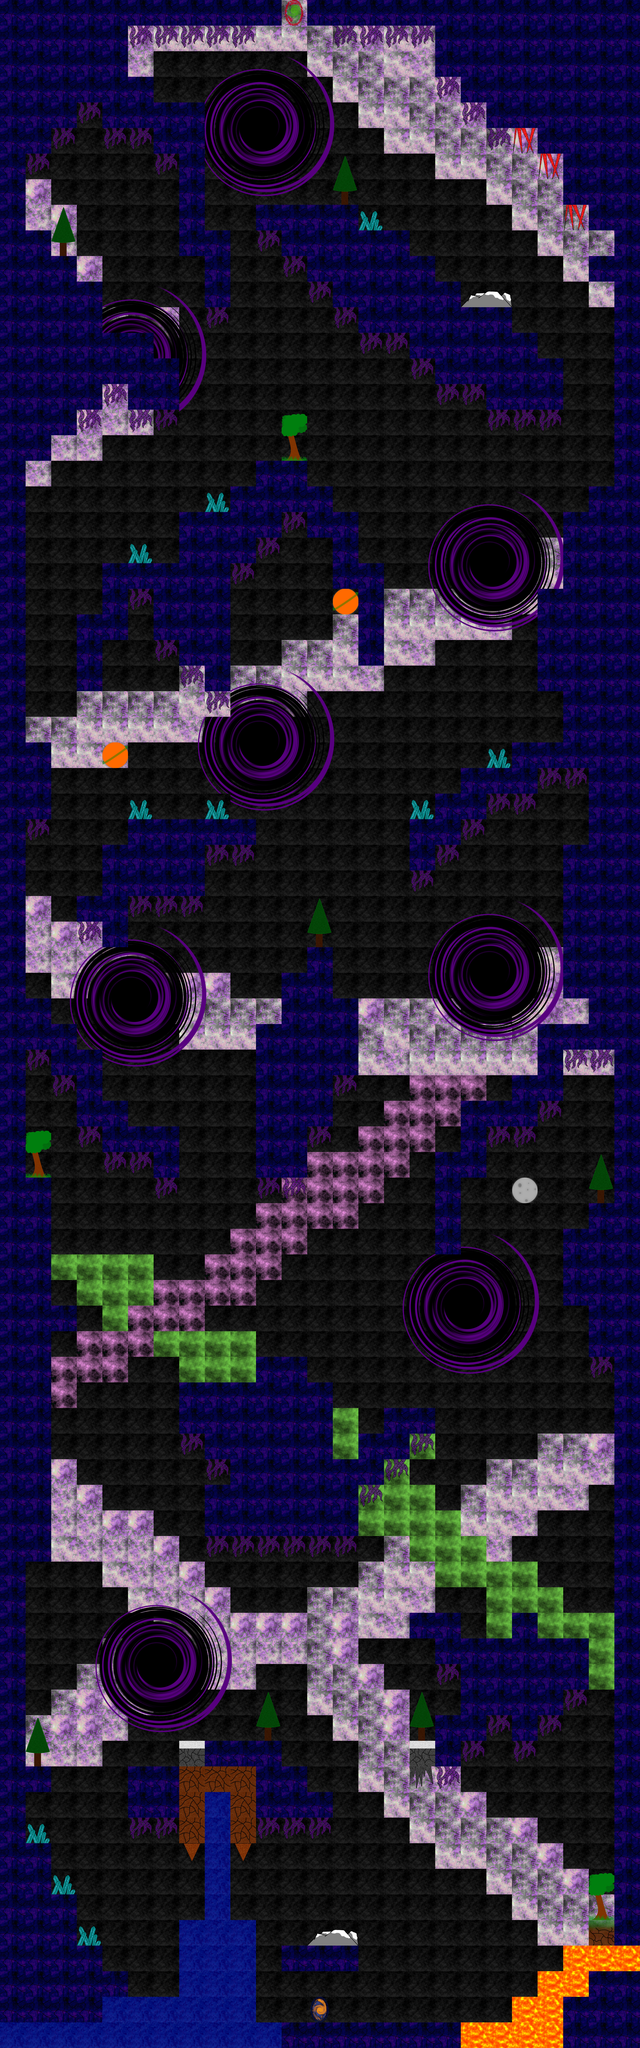

This game map was drawn from its Tiled (.tmx) file and the tilesets committed beside it. A one-line description and the trimmed map source follow:
An orthogonal 25x80 tile map with 128x128 px tiles, 2 tile layers (Background, Main), 3 tilesets and 206 objects.

<map version="1.0" orientation="orthogonal" renderorder="right-down" width="25" height="80" tilewidth="128" tileheight="128" nextobjectid="329">
 <tileset firstgid="1" name="GTile" tilewidth="128" tileheight="128" tilecount="64" columns="8">
  <image source="../GTileSheet.png" width="1024" height="1024" />
 </tileset>
 <tileset firstgid="65" name="BlackHole" tilewidth="128" tileheight="128" tilecount="64" columns="8">
  <image source="../Textures/BlackHole.png" width="1024" height="1024" />
 </tileset>
 <tileset firstgid="129" name="SpaceRip" tilewidth="128" tileheight="128" tilecount="4" columns="2">
  <image source="../Textures/SpaceTimeRip.png" width="256" height="256" />
 </tileset>
 <layer name="Background" width="25" height="80">
  <data>[2000 cells, 2000 non-empty, 7 distinct tile ids]</data>
 </layer>
 <layer name="Main" width="25" height="80">
  <data>[2000 cells, 1158 non-empty, 66 distinct tile ids]</data>
 </layer>
 <objectgroup name="Ground">
  <object id="2" x="0" y="0" width="128" height="10240" />
  <object id="3" x="128" y="0" width="1280" height="128" />
  <object id="5" x="1536" y="0" width="1664" height="128" />
  <object id="6" x="2176" y="128" width="1024" height="256" />
  <object id="7" x="2304" y="384" width="896" height="128" />
  <object id="8" x="2432" y="512" width="768" height="128" />
  <object id="10" x="2688" y="640" width="512" height="128" />
  <object id="11" x="2816" y="768" width="384" height="256" />
  <object id="13" x="2944" y="1024" width="256" height="128" />
  <object id="14" x="2944" y="1280" width="256" height="128" />
  <object id="15" x="3072" y="1152" width="128" height="128" />
  <object id="16" x="3072" y="1408" width="128" height="8832" />
  <object id="17" x="2944" y="2432" width="128" height="2816" />
  <object id="18" x="2816" y="4224" width="128" height="768" />
  <object id="19" x="2816" y="2560" width="128" height="1280" />
  <object id="20" x="2688" y="2944" width="128" height="512" />
  <object id="21" x="2560" y="3712" width="256" height="128" />
  <object id="22" x="2304" y="3840" width="384" height="128" />
  <object id="23" x="2176" y="3968" width="256" height="128" />
  <object id="24" x="2048" y="4096" width="256" height="128" />
  <object id="25" x="2048" y="4224" width="128" height="128" />
  <object id="26" x="2688" y="5120" width="256" height="128" />
  <object id="27" x="2688" y="5248" width="128" height="256" />
  <object id="28" x="2560" y="5376" width="128" height="256" />
  <object id="29" x="2432" y="5504" width="128" height="128" />
  <object id="30" x="2944" y="6016" width="128" height="768" />
  <object id="31" x="2816" y="6144" width="128" height="384" />
  <object id="32" x="2944" y="9856" width="128" height="384" />
  <object id="33" x="2816" y="9984" width="128" height="256" />
  <object id="34" x="128" y="10112" width="2176" height="128" />
  <object id="35" x="128" y="9216" width="128" height="896" />
  <object id="36" x="256" y="9472" width="128" height="640" />
  <object id="37" x="384" y="9728" width="128" height="384" />
  <object id="38" x="512" y="9856" width="128" height="128" />
  <object id="39" x="128" y="8832" width="128" height="128" />
  <object id="40" x="640" y="8832" width="384" height="256" />
  <object id="42" x="1152" y="8960" width="512" height="128" />
  <object id="44" x="2048" y="8064" width="256" height="128" />
  <object id="45" x="2176" y="8192" width="768" height="128" />
  <object id="46" x="2560" y="8064" width="128" height="128" />
  <object id="47" x="2304" y="8320" width="512" height="256" />
  <object id="48" x="2816" y="8320" width="128" height="128" />
  <object id="49" x="2176" y="8576" width="256" height="128" />
  <object id="50" x="2176" y="8704" width="128" height="128" />
  <object id="51" x="2560" y="8576" width="128" height="128" />
  <object id="52" x="2944" y="9600" width="128" height="128" />
  <object id="53" x="1024" y="7424" width="768" height="256" />
  <object id="54" x="896" y="6912" width="768" height="256" />
  <object id="55" x="1280" y="6784" width="256" height="128" />
  <object id="57" x="1024" y="7168" width="640" height="128" />
  <object id="58" x="1152" y="7296" width="768" height="128" />
  <object id="59" x="1792" y="7168" width="256" height="128" />
  <object id="60" x="1920" y="7040" width="256" height="128" />
  <object id="61" x="1280" y="5120" width="256" height="768" />
  <object id="62" x="1408" y="4864" width="256" height="256" />
  <object id="63" x="1536" y="5120" width="128" height="384" />
  <object id="64" x="1536" y="5504" width="128" height="128" />
  <object id="65" x="1664" y="4992" width="128" height="384" />
  <object id="66" x="1536" y="4736" width="128" height="128" />
  <object id="67" x="128" y="4992" width="128" height="256" />
  <object id="68" x="256" y="5120" width="128" height="256" />
  <object id="69" x="384" y="5248" width="128" height="384" />
  <object id="70" x="512" y="5504" width="128" height="256" />
  <object id="71" x="640" y="5632" width="256" height="128" />
  <object id="72" x="768" y="5760" width="128" height="128" />
  <object id="73" x="128" y="5888" width="128" height="1920" />
  <object id="74" x="256" y="6528" width="128" height="128" />
  <object id="75" x="2048" y="8704" width="128" height="128" />
  <object id="76" x="640" y="4096" width="640" height="128" />
  <object id="77" x="512" y="4224" width="512" height="256" />
  <object id="78" x="512" y="4480" width="128" height="128" />
  <object id="79" x="384" y="4480" width="128" height="128" />
  <object id="80" x="512" y="4608" width="128" height="128" />
  <object id="81" x="128" y="3712" width="128" height="384" />
  <object id="82" x="640" y="2816" width="512" height="128" />
  <object id="83" x="768" y="2944" width="384" height="256" />
  <object id="84" x="1024" y="3200" width="128" height="128" />
  <object id="85" x="1024" y="3328" width="128" height="128" />
  <object id="86" x="896" y="3200" width="128" height="128" />
  <object id="87" x="896" y="2560" width="384" height="256" />
  <object id="88" x="1280" y="2432" width="256" height="128" />
  <object id="89" x="1280" y="2560" width="128" height="128" />
  <object id="90" x="1152" y="2432" width="128" height="128" />
  <object id="91" x="1280" y="2304" width="256" height="128" />
  <object id="92" x="128" y="1152" width="128" height="1152" />
  <object id="93" x="256" y="1280" width="128" height="896" />
  <object id="94" x="384" y="1408" width="128" height="640" />
  <object id="95" x="512" y="1664" width="256" height="256" />
  <object id="96" x="768" y="1792" width="128" height="256" />
  <object id="97" x="640" y="1920" width="128" height="128" />
  <object id="98" x="128" y="128" width="128" height="640" />
  <object id="99" x="256" y="128" width="128" height="512" />
  <object id="100" x="384" y="256" width="256" height="256" />
  <object id="101" x="384" y="128" width="256" height="128" />
  <object id="102" x="640" y="384" width="128" height="256" />
  <object id="103" x="512" y="512" width="128" height="128" />
  <object id="104" x="768" y="512" width="256" height="256" />
  <object id="105" x="1536" y="1024" width="256" height="384" />
  <object id="106" x="1408" y="1152" width="128" height="128" />
  <object id="107" x="1792" y="1152" width="256" height="512" />
  <object id="108" x="1664" y="1408" width="128" height="128" />
  <object id="109" x="2048" y="1280" width="128" height="512" />
  <object id="110" x="2176" y="1408" width="128" height="512" />
  </objectgroup>
 <objectgroup name="Spikes">
  <!-- 82 objects omitted --></objectgroup>
 <objectgroup name="EnterPortal">
  <!-- 2 objects omitted --></objectgroup>
 <objectgroup name="ExitPortal">
  <!-- 1 objects omitted --></objectgroup>
</map>
<!-- 103 of 206 objects omitted -->